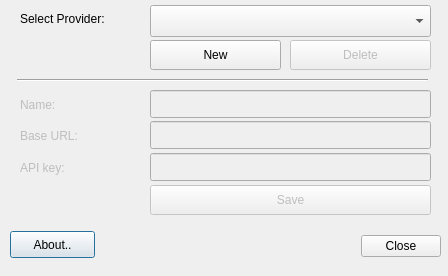
<?xml version="1.0" encoding="UTF-8"?>
<ui version="4.0">
 <class>OSRMProviderDialog</class>
 <widget class="QDialog" name="OSRMProviderDialog">
  <property name="geometry">
   <rect>
    <x>0</x>
    <y>0</y>
    <width>448</width>
    <height>276</height>
   </rect>
  </property>
  <property name="font">
   <font>
    <pointsize>9</pointsize>
   </font>
  </property>
  <property name="windowTitle">
   <string>OSRM: Provider configuration</string>
  </property>
  <widget class="QPushButton" name="push_button_about">
   <property name="geometry">
    <rect>
     <x>10</x>
     <y>231</y>
     <width>85</width>
     <height>27</height>
    </rect>
   </property>
   <property name="text">
    <string>About..</string>
   </property>
  </widget>
  <widget class="QDialogButtonBox" name="close_button_box">
   <property name="geometry">
    <rect>
     <x>350</x>
     <y>231</y>
     <width>91</width>
     <height>30</height>
    </rect>
   </property>
   <property name="orientation">
    <enum>Qt::Horizontal</enum>
   </property>
   <property name="standardButtons">
    <set>QDialogButtonBox::Close</set>
   </property>
  </widget>
  <widget class="QLabel" name="label_5">
   <property name="geometry">
    <rect>
     <x>20</x>
     <y>10</y>
     <width>131</width>
     <height>17</height>
    </rect>
   </property>
   <property name="font">
    <font>
     <family>Arial</family>
     <pointsize>9</pointsize>
    </font>
   </property>
   <property name="text">
    <string>Select Provider:</string>
   </property>
  </widget>
  <widget class="QComboBox" name="combo_box_provider">
   <property name="geometry">
    <rect>
     <x>150</x>
     <y>5</y>
     <width>281</width>
     <height>32</height>
    </rect>
   </property>
   <property name="font">
    <font>
     <family>Arial</family>
     <pointsize>9</pointsize>
    </font>
   </property>
  </widget>
  <widget class="QLabel" name="label_3">
   <property name="enabled">
    <bool>false</bool>
   </property>
   <property name="geometry">
    <rect>
     <x>20</x>
     <y>129</y>
     <width>97</width>
     <height>14</height>
    </rect>
   </property>
   <property name="font">
    <font>
     <family>Arial</family>
     <pointsize>9</pointsize>
    </font>
   </property>
   <property name="text">
    <string>Base URL:</string>
   </property>
  </widget>
  <widget class="QPushButton" name="push_button_new">
   <property name="enabled">
    <bool>true</bool>
   </property>
   <property name="geometry">
    <rect>
     <x>150</x>
     <y>40</y>
     <width>131</width>
     <height>30</height>
    </rect>
   </property>
   <property name="font">
    <font>
     <family>Arial</family>
     <pointsize>9</pointsize>
    </font>
   </property>
   <property name="text">
    <string>New</string>
   </property>
  </widget>
  <widget class="QLineEdit" name="line_edit_base_url">
   <property name="enabled">
    <bool>false</bool>
   </property>
   <property name="geometry">
    <rect>
     <x>150</x>
     <y>121</y>
     <width>281</width>
     <height>28</height>
    </rect>
   </property>
   <property name="font">
    <font>
     <family>Arial</family>
     <pointsize>8</pointsize>
    </font>
   </property>
  </widget>
  <widget class="QPushButton" name="push_button_delete">
   <property name="enabled">
    <bool>false</bool>
   </property>
   <property name="geometry">
    <rect>
     <x>290</x>
     <y>40</y>
     <width>141</width>
     <height>30</height>
    </rect>
   </property>
   <property name="font">
    <font>
     <family>Arial</family>
     <pointsize>9</pointsize>
    </font>
   </property>
   <property name="text">
    <string>Delete</string>
   </property>
  </widget>
  <widget class="Line" name="line">
   <property name="geometry">
    <rect>
     <x>17</x>
     <y>70</y>
     <width>411</width>
     <height>20</height>
    </rect>
   </property>
   <property name="orientation">
    <enum>Qt::Horizontal</enum>
   </property>
  </widget>
  <widget class="QLineEdit" name="line_edit_api_key">
   <property name="enabled">
    <bool>false</bool>
   </property>
   <property name="geometry">
    <rect>
     <x>150</x>
     <y>153</y>
     <width>281</width>
     <height>28</height>
    </rect>
   </property>
   <property name="font">
    <font>
     <family>Arial</family>
     <pointsize>8</pointsize>
    </font>
   </property>
  </widget>
  <widget class="QLabel" name="label_4">
   <property name="enabled">
    <bool>false</bool>
   </property>
   <property name="geometry">
    <rect>
     <x>20</x>
     <y>161</y>
     <width>97</width>
     <height>14</height>
    </rect>
   </property>
   <property name="font">
    <font>
     <family>Arial</family>
     <pointsize>9</pointsize>
    </font>
   </property>
   <property name="text">
    <string>API key:</string>
   </property>
  </widget>
  <widget class="QPushButton" name="push_button_save">
   <property name="enabled">
    <bool>false</bool>
   </property>
   <property name="geometry">
    <rect>
     <x>150</x>
     <y>185</y>
     <width>281</width>
     <height>30</height>
    </rect>
   </property>
   <property name="font">
    <font>
     <family>Arial</family>
     <pointsize>9</pointsize>
    </font>
   </property>
   <property name="text">
    <string>Save</string>
   </property>
  </widget>
  <widget class="QLabel" name="label_2">
   <property name="enabled">
    <bool>false</bool>
   </property>
   <property name="geometry">
    <rect>
     <x>20</x>
     <y>98</y>
     <width>97</width>
     <height>14</height>
    </rect>
   </property>
   <property name="font">
    <font>
     <family>Arial</family>
     <pointsize>9</pointsize>
    </font>
   </property>
   <property name="text">
    <string>Name:</string>
   </property>
  </widget>
  <widget class="QLineEdit" name="line_edit_name">
   <property name="enabled">
    <bool>false</bool>
   </property>
   <property name="geometry">
    <rect>
     <x>150</x>
     <y>90</y>
     <width>281</width>
     <height>28</height>
    </rect>
   </property>
   <property name="font">
    <font>
     <family>Arial</family>
     <pointsize>8</pointsize>
    </font>
   </property>
  </widget>
 </widget>
 <tabstops>
  <tabstop>close_button_box</tabstop>
  <tabstop>push_button_about</tabstop>
 </tabstops>
 <resources/>
 <connections>
  <connection>
   <sender>close_button_box</sender>
   <signal>accepted()</signal>
   <receiver>OSRMProviderDialog</receiver>
   <slot>accept()</slot>
   <hints>
    <hint type="sourcelabel">
     <x>20</x>
     <y>20</y>
    </hint>
    <hint type="destinationlabel">
     <x>20</x>
     <y>20</y>
    </hint>
   </hints>
  </connection>
  <connection>
   <sender>close_button_box</sender>
   <signal>rejected()</signal>
   <receiver>OSRMProviderDialog</receiver>
   <slot>reject()</slot>
   <hints>
    <hint type="sourcelabel">
     <x>20</x>
     <y>20</y>
    </hint>
    <hint type="destinationlabel">
     <x>20</x>
     <y>20</y>
    </hint>
   </hints>
  </connection>
 </connections>
</ui>
